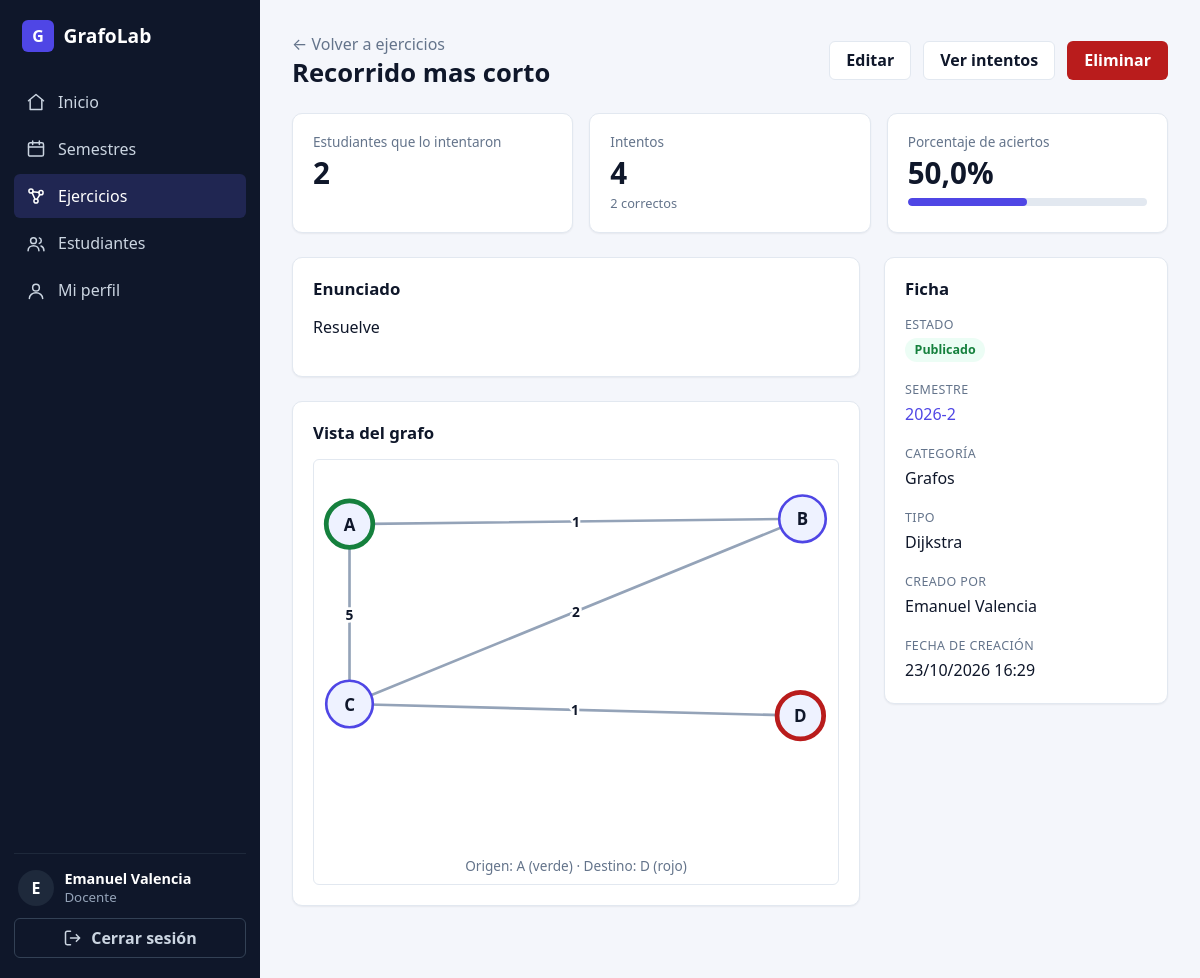
Screenshot of /modules/manage/6/ (signed in) with the database file from the repository.
### apps/users/models.py (models this page shows, shortened)
class User(AbstractUser):
    class Role(models.TextChoices):
        ADMIN = "admin", "Administrador (docente)"
        STUDENT = "student", "Estudiante"
    role = models.CharField(max_length=10, choices=Role.choices, default=Role.STUDENT, db_column='id_role')
    @property
    def is_teacher(self):
        return self.role == self.Role.ADMIN

### apps/modules/models.py (models this page shows, shortened)
class Exercise(models.Model):
    class Category(models.TextChoices):
        GRAPH = "graph", "Grafos"
        TREE = "tree", "Árboles binarios"
    class Kind(models.TextChoices):
        ADJACENCY_MATRIX = "adjacency_matrix", "Matriz de adyacencia y grados"
        DIJKSTRA = "dijkstra", "Dijkstra"
        MST = "mst", "Árbol de expansión mínima"
        CONNECTIVITY = "connectivity", "Conexidad y ciclos"
        COLORING = "coloring", "Coloreo de grafos"
        BST_BUILD = "bst_build", "Construcción de BST"
        TRAVERSAL = "traversal", "Recorridos"
        BALANCE = "balance", "Balanceo"
        TREE_METRICS = "tree_metrics", "Altura, profundidad y hojas"
        EXPRESSION_TREE = "expression_tree", "Árbol de expresión"
    semester = models.ForeignKey(Semester, on_delete=models.CASCADE, related_name="exercises")
    created_by = models.ForeignKey(settings.AUTH_USER_MODEL, on_delete=models.PROTECT)
    title = models.CharField(max_length=150)
    statement = models.TextField()                      # enunciado
    category = models.CharField(max_length=10, choices=Category.choices)
    kind = models.CharField(max_length=30, choices=Kind.choices)
    data = models.JSONField(default=dict)               # grafo/árbol inicial
    is_published = models.BooleanField(default=False)
    created_at = models.DateTimeField(auto_now_add=True)
    class Meta:
        ordering = ["-created_at"]

### apps/core/models.py (models this page shows, shortened)
class Semester(models.Model):
    name = models.CharField(max_length=20, unique=True)
    is_active = models.BooleanField(default=True)
    students = models.ManyToManyField(settings.AUTH_USER_MODEL, blank=True, related_name="semesters", limit_choices_to={"role": "student"})
    class Meta:
        ordering = ["-name"]

### apps/modules/views.py (the view)
# urls.py: path("manage/<int:pk>/", views.ExerciseDetailView.as_view(), name="manage_detail"),
class ExerciseDetailView(AdminRequiredMixin, DetailView):
    model = Exercise
    template_name = "modules/manage_detail.html"
    context_object_name = "exercise"
    def get_context_data(self, **kwargs):
        context = super().get_context_data(**kwargs)
        attempts = self.object.attempts
        total = attempts.count()
        correct = attempts.filter(is_correct=True).count()
        context["stats"] = {
            "attempts": total,
            "correct": correct,
            "students": attempts.values("student").distinct().count(),
            "accuracy": round(correct * 100 / total, 1) if total else 0.0,
        }
        return context

### apps/users/mixins.py (called while the page is built)
    def test_func(self):
        return self.request.user.is_teacher

### apps/modules/templates/modules/manage_detail.html (shortened to what this page needs)
{% extends 'base.html' %}
{% load l10n %}{% load static %}
{% block content %}
<div class="page-header">
  <div>
    <a href="{% url 'modules:manage_list' %}" class="text-muted">&larr; Volver a ejercicios</a>
    <h1 class="page-title">{{ exercise.title }}</h1>
  </div>
  <div class="header-actions">
    <a href="{% url 'modules:manage_update' exercise.pk %}" class="btn btn-secondary">Editar</a>
    <a href="{% url 'modules:manage_attempts' exercise.pk %}" class="btn btn-secondary">Ver intentos</a>
    <a href="{% url 'modules:manage_delete' exercise.pk %}" class="btn btn-danger">Eliminar</a>
  </div>
</div>
<div class="stats-grid">
  <div class="stat-card">
    <span class="stat-label">Estudiantes que lo intentaron</span>
    <span class="stat-value">{{ stats.students }}</span>
  </div>
  <div class="stat-card">
    <span class="stat-label">Intentos</span>
    <span class="stat-value">{{ stats.attempts }}</span>
    <span class="stat-hint">{{ stats.correct }} correctos</span>
  </div>
  <div class="stat-card">
    <span class="stat-label">Porcentaje de aciertos</span>
    <span class="stat-value">{{ stats.accuracy }}%</span>
    <div class="progress" style="margin-top: 0.5rem;">
      <div class="progress-bar" data-width="{{ stats.accuracy|unlocalize }}"></div>
    </div>
  </div>
</div>
<div class="two-columns">
  <div>
    <div class="card">
      <h2 class="card-title">Enunciado</h2>
      {{ exercise.statement|linebreaks }}
    </div>
    {% if exercise.category == 'graph' %}
      <div class="card">
        <h2 class="card-title">Vista del grafo</h2>
        <div id="exercise-figure" class="graph-box"></div>
      </div>
    {% elif exercise.category == 'tree' %}
      <div class="card">
        <h2 class="card-title">Vista del arbol</h2>
        <div id="exercise-figure" class="graph-box"></div>
      </div>
    {% endif %}
  </div>
  <aside>
    <div class="card">
      <h2 class="card-title">Ficha</h2>
      <dl class="detail-list detail-list-single">
        <div>
          <dt>Estado</dt>
          <dd>
            {% if exercise.is_published %}
              <span class="badge badge-success">Publicado</span>
            {% else %}
              <span class="badge badge-neutral">Borrador</span>
            {% endif %}
          </dd>
        </div>
        <div>
          <dt>Semestre</dt>
          <dd><a href="{% url 'core:semester_detail' exercise.semester.pk %}">{{ exercise.semester.name }}</a></dd>
        </div>
        <div>
          <dt>Categoría</dt>
          <dd>{{ exercise.get_category_display }}</dd>
        </div>
        <div>
          <dt>Tipo</dt>
          <dd>{{ exercise.get_kind_display }}</dd>
        </div>
        <div>
          <dt>Creado por</dt>
          <dd>{{ exercise.created_by.get_full_name|default:exercise.created_by.username }}</dd>
        </div>
        <div>
          <dt>Fecha de creación</dt>
          <dd>{{ exercise.created_at|date:"d/m/Y H:i" }}</dd>
        </div>
      </dl>
    </div>
  </aside>
</div>
{% endblock %}

### templates/partials/sidebar.html (shortened to what this page needs)
{% with ns=request.resolver_match.namespace|default:'' name=request.resolver_match.url_name|default:'' %}
<aside class="sidebar" id="sidebar" aria-label="Navegación principal">
  <a class="sidebar-brand" href="{% url 'core:dashboard' %}">
    <span class="brand-mark">G</span>
    <span>GrafoLab</span>
  </a>
  <nav class="sidebar-nav">
    <a href="{% url 'core:dashboard' %}"
       class="nav-link{% if ns == 'core' and name == 'dashboard' %} active{% endif %}">
      <svg class="icon" viewBox="0 0 24 24" aria-hidden="true"><path d="M3 10.5 12 3l9 7.5"/><path d="M5 9.5V21h14V9.5"/></svg>
      Inicio
    </a>
    {% if user.is_teacher %}
      <a href="{% url 'core:semester_list' %}"
         class="nav-link{% if ns == 'core' and 'semester' in name %} active{% endif %}">
        <svg class="icon" viewBox="0 0 24 24" aria-hidden="true"><rect x="3" y="4.5" width="18" height="16" rx="2"/><path d="M3 9.5h18M8 2.5v4M16 2.5v4"/></svg>
        Semestres
      </a>
      <a href="{% url 'modules:manage_list' %}"
         class="nav-link{% if ns == 'modules' and 'manage' in name %} active{% endif %}">
        <svg class="icon" viewBox="0 0 24 24" aria-hidden="true"><circle cx="6" cy="6" r="2.5"/><circle cx="18" cy="8" r="2.5"/><circle cx="12" cy="18" r="2.5"/><path d="M8.2 7l7.6.7M7.4 8.2l3.4 7.6M16.7 10.2l-3.6 5.9"/></svg>
        Ejercicios
      </a>
      <a href="{% url 'users:student_list' %}"
         class="nav-link{% if ns == 'users' and 'student' in name %} active{% endif %}">
        <svg class="icon" viewBox="0 0 24 24" aria-hidden="true"><circle cx="9" cy="8" r="3.5"/><path d="M2.5 20c0-3.6 2.9-6 6.5-6s6.5 2.4 6.5 6"/><path d="M16 4.7a3.5 3.5 0 0 1 0 6.6M18 14.3c2.2.7 3.5 2.6 3.5 5.7"/></svg>
        Estudiantes
      </a>
    {% endif %}
    <a href="{% url 'users:profile' %}"
       class="nav-link{% if ns == 'users' and 'profile' in name %} active{% endif %}">
      <svg class="icon" viewBox="0 0 24 24" aria-hidden="true"><circle cx="12" cy="8" r="4"/><path d="M4 21c0-4 3.6-7 8-7s8 3 8 7"/></svg>
      Mi perfil
    </a>
  </nav>
  <div class="sidebar-footer">
    <div class="user-box">
      <span class="avatar">{{ user.username|first|upper }}</span>
      <div class="user-info">
        <strong>{{ user.get_full_name|default:user.username }}</strong>
        <small>{% if user.is_teacher %}Docente{% else %}Estudiante{% endif %}</small>
      </div>
    </div>
    <form method="post" action="{% url 'users:signout' %}">
      <button type="submit" class="btn btn-ghost btn-block">
        <svg class="icon" viewBox="0 0 24 24" aria-hidden="true"><path d="M9 4H5a2 2 0 0 0-2 2v12a2 2 0 0 0 2 2h4M16 8l4 4-4 4M20 12H9"/></svg>
        Cerrar sesión
      </button>
    </form>
  </div>
</aside>
{% endwith %}

### rows the page displays
User: username|first "E", get_full_name "Emanuel Valencia"
Exercise: title "Recorrido mas corto", statement "Resuelve", semester.name "2026-2", category "Grafos", kind "Dijkstra", created_by.get_full_name "Emanuel Valencia", created_at "23/10/2026 16:29"

### other values shown
{{ stats.students }} "2"
{{ stats.attempts }} "4"
{{ stats.correct }} "2"
{{ stats.accuracy }} "50,0"
